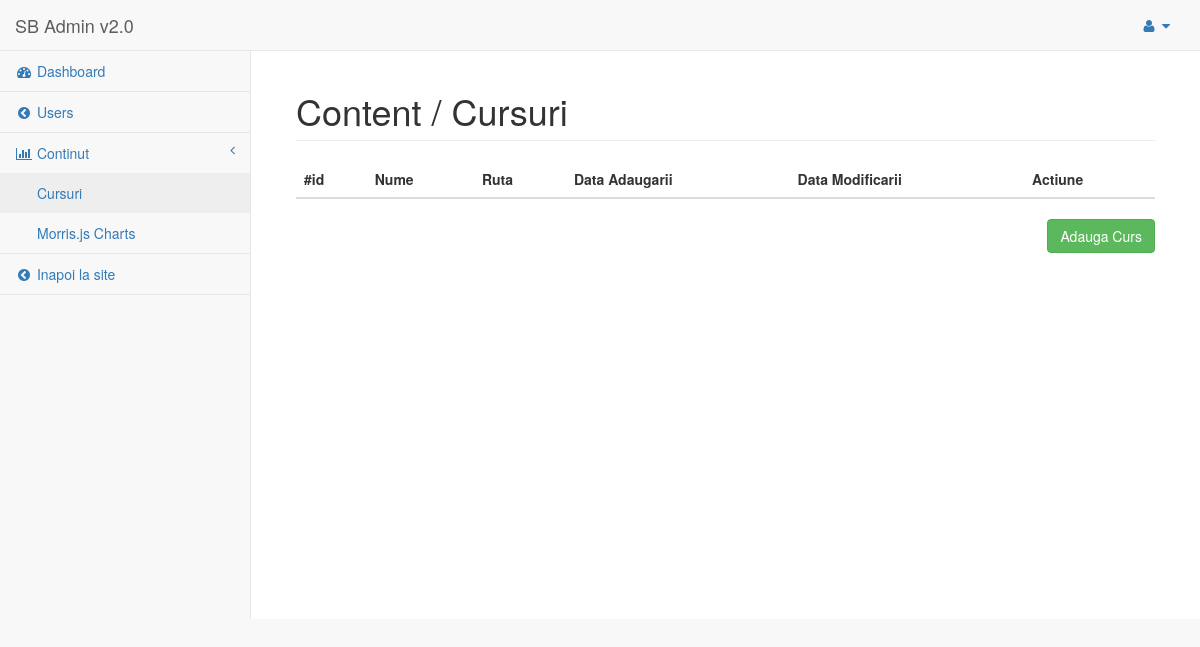
Before: /admin/content/cursuri.php (signed in) with the older database file.
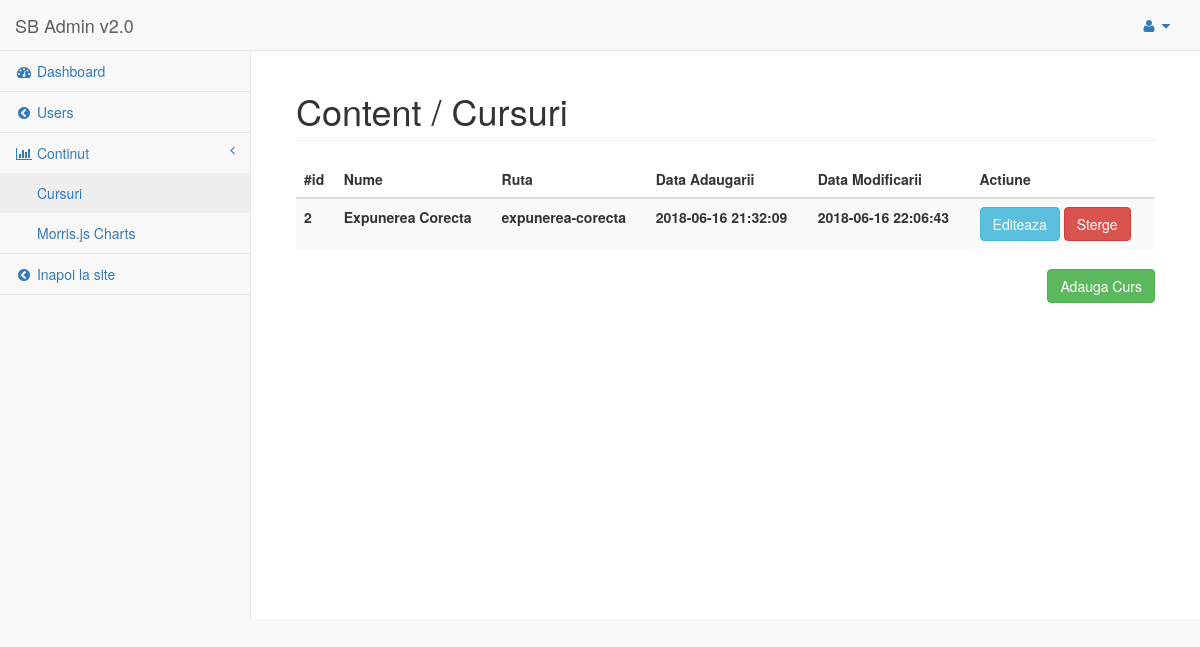
After: the same page with the newer database file.
### tables this page shows
CREATE TABLE IF NOT EXISTS `courses` (
  `id` int(11) NOT NULL AUTO_INCREMENT,
  `name` varchar(255) NOT NULL,
  `slug` varchar(255) NOT NULL,
  `short_description` text,
  `content` text,
  `date_added` datetime DEFAULT CURRENT_TIMESTAMP,
  `date_modified` datetime DEFAULT CURRENT_TIMESTAMP ON UPDATE CURRENT_TIMESTAMP,
  PRIMARY KEY (`id`)
);

### src/class/database.php (called while the page is built, shortened)
<?php
class DB
{
    private $link = null;
    static $inst = null;
    public function __construct()
    {
        try {
            $this->link = new mysqli( DB_HOST, DB_USER, DB_PASS, DB_NAME );
            $this->link->set_charset( "utf8" );
        } catch ( Exception $e ) {
            die( 'Unable to connect to database' );
        }
    }
    public function get_results( $query, $object = false )
    {
        $results = $this->link->query( $query );
        if( $this->link->error )
        {
            $this->log_db_errors( $this->link->error, $query );
            return false;
        }
        else
        {
            $row = array();
            while( $r = ( !$object ) ? $results->fetch_assoc() : $results->fetch_object() )
            {
                $row[] = $r;
            }
            return $row;
        }
    }
    static function getInstance()
    {
        if( self::$inst == null )
        {
            self::$inst = new DB();
        }
        return self::$inst;
    }
}

### src/includes.php (called while the page is built, shortened)
<?php
require_once  __BASEDIR__."/config/database.php";
require_once __BASEDIR__."/src/class/CourseRepository.php";
$courseRepository= new CourseRepository();

### src/class/CourseRepository.php (called while the page is built, shortened)
<?php
require_once realpath(__DIR__.'/../../config/database.php');
require_once 'Course.php';
class CourseRepository
{
    private $database;
    public function __construct()
    {
        $this->database =  DB::getInstance();
    }
    public function findAll(){
        $querry = "SELECT * FROM `courses`";
        $coursesData = $this->database->get_results($querry,true);
        $courses = [];
        foreach ($coursesData as $key => $courseData){
            $course = new Course();
            $course->setId($courseData->id);
            $course->setName($courseData->name);
            $course->setContent($courseData->content);
            $course->setShortDescription($courseData->short_description);
            $course->setSlug($courseData->slug);
            $course->setDateAdded($courseData->date_added);
            $course->setDateModified($courseData->date_modified);
            $courses[$courseData->id] = $course;
        }
        return $courses;
    }
}

### src/class/Course.php (called while the page is built, shortened)
<?php
class Course
{
    private $id;
    private $slug;
    private $name;
    private $dateAdded;
    private $dateModified;
    public function getId()
    {
        return $this->id;
    }
    public function setId($id)
    {
        $this->id = $id;
        return $this;
    }
    public function getSlug()
    {
        return $this->slug;
    }
    public function setSlug($slug)
    {
        $this->slug = $slug;
        return $this;
    }
    public function getName()
    {
        return $this->name;
    }
    public function setName($name)
    {
        $this->name = $name;
        return $this;
    }
    public function setContent($content)
    {
        return $this;
    }
    public function getDateAdded()
    {
        return $this->dateAdded;
    }
    public function setDateAdded($dateAdded)
    {
        $this->dateAdded = $dateAdded;
        return $this;
    }
    public function getDateModified()
    {
        return $this->dateModified;
    }
    public function setDateModified($dateModified)
    {
        $this->dateModified = $dateModified;
        return $this;
    }
    public function setShortDescription($shortDescription)
    {
        return $this;
    }
}

### admin/content/cursuri.php (the view, shortened to what the changed rows need)
<?php
include "../../src/includes.php";
?>
<!DOCTYPE html>
<html lang="en">
<?php include __BASEDIR__."/admin/template/head.php" ?>
<body>
    <div id="wrapper">
        <?php include __BASEDIR__."/admin/template/navigation.php"?>
        <div id="page-wrapper">
            <div class="container-fluid">
                <div class="row">
                    <div class="col-lg-12">
                        <h1 class="page-header">Content / Cursuri</h1>
                        <table class="table table-striped">
                            <thead>
                            <tr>
                                <th>#id</th>
                                <th>Nume</th>
                                <th>Ruta</th>
                                <th>Data Adaugarii</th>
                                <th>Data Modificarii</th>
                                <th>Actiune</th>
                            </tr>
                            </thead>
                            <tbody>
                            <?php
                            $courses = $courseRepository->findAll();
                            foreach ($courses as $course) {
                                ?>
                                <tr>
                                    <th><?php echo $course->getId() ?></th>
                                    <th><?php echo $course->getName() ?></th>
                                    <th><?php echo $course->getSlug() ?></th>
                                    <th><?php echo $course->getDateAdded() ?></th>
                                    <th><?php echo $course->getDateModified() ?></th>
                                    <th>
                                        <a href="/admin/content/cursuri_save.php?id=<?php echo $course->getId()?>" class="btn btn-info">Editeaza</a>
                                        <a href="/admin/content/cursuri_delete_action.php?id=<?php echo $course->getId() ?>" class="btn btn-danger">Sterge</a>
                                    </th>
                                </tr>
                            <?php
                                }
                            ?>
                            </tbody>
                        </table>
                    </div>
                </div>
            </div>
        </div>
    </div>
</body>
</html>

### admin/template/navigation.php (shortened to what the changed rows need)
<nav class="navbar navbar-default navbar-static-top" role="navigation" style="margin-bottom: 0">
    <div class="navbar-header">
        <a class="navbar-brand" href="index.html">SB Admin v2.0</a>
    </div>
</nav>

Changed rows visible on the page:
added courses: id "2", name "Expunerea Corecta", slug "expunerea-corecta", date_added "2018-06-16 21:32:09", date_modified "2018-06-16 22:06:43"
